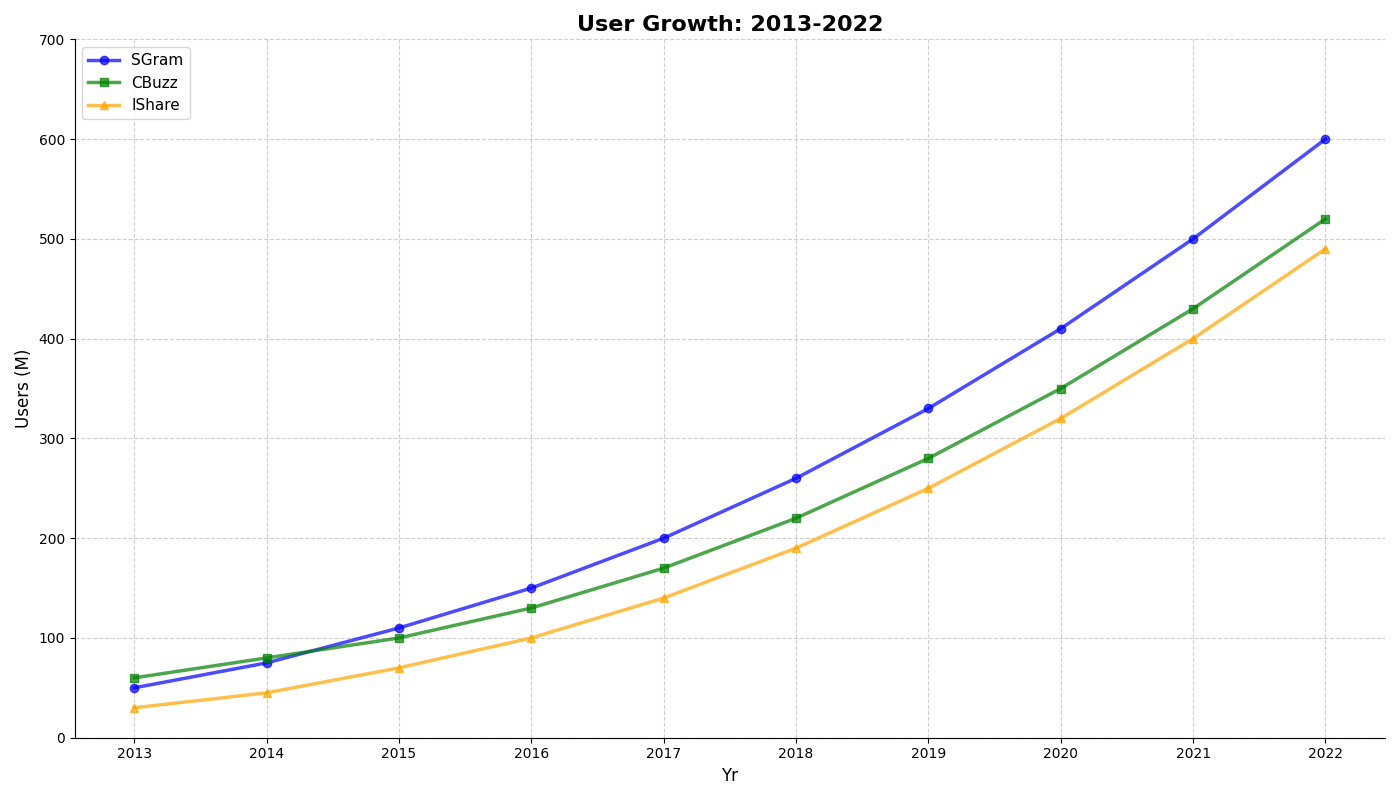

The Python source for this figure:
import matplotlib.pyplot as plt
import numpy as np

years = np.arange(2013, 2023)

socialgram_users = [50, 75, 110, 150, 200, 260, 330, 410, 500, 600]
chatbuzz_users = [60, 80, 100, 130, 170, 220, 280, 350, 430, 520]
imageshare_users = [30, 45, 70, 100, 140, 190, 250, 320, 400, 490]

fig, ax = plt.subplots(figsize=(14, 8))

ax.plot(years, socialgram_users, label='SGram', marker='o', linestyle='-', linewidth=2.5, color='blue', alpha=0.7)
ax.plot(years, chatbuzz_users, label='CBuzz', marker='s', linestyle='-', linewidth=2.5, color='green', alpha=0.7)
ax.plot(years, imageshare_users, label='IShare', marker='^', linestyle='-', linewidth=2.5, color='orange', alpha=0.7)

ax.set_xlabel('Yr', fontsize=12)
ax.set_ylabel('Users (M)', fontsize=12)
ax.set_title('User Growth: 2013-2022', fontsize=16, fontweight='bold')

ax.set_xticks(years)
ax.set_yticks(np.arange(0, 800, 100))
ax.grid(True, linestyle='--', alpha=0.6)
ax.spines['top'].set_visible(False)
ax.spines['right'].set_visible(False)
ax.legend(loc='upper left', fontsize=11)

plt.tight_layout()
plt.show()
